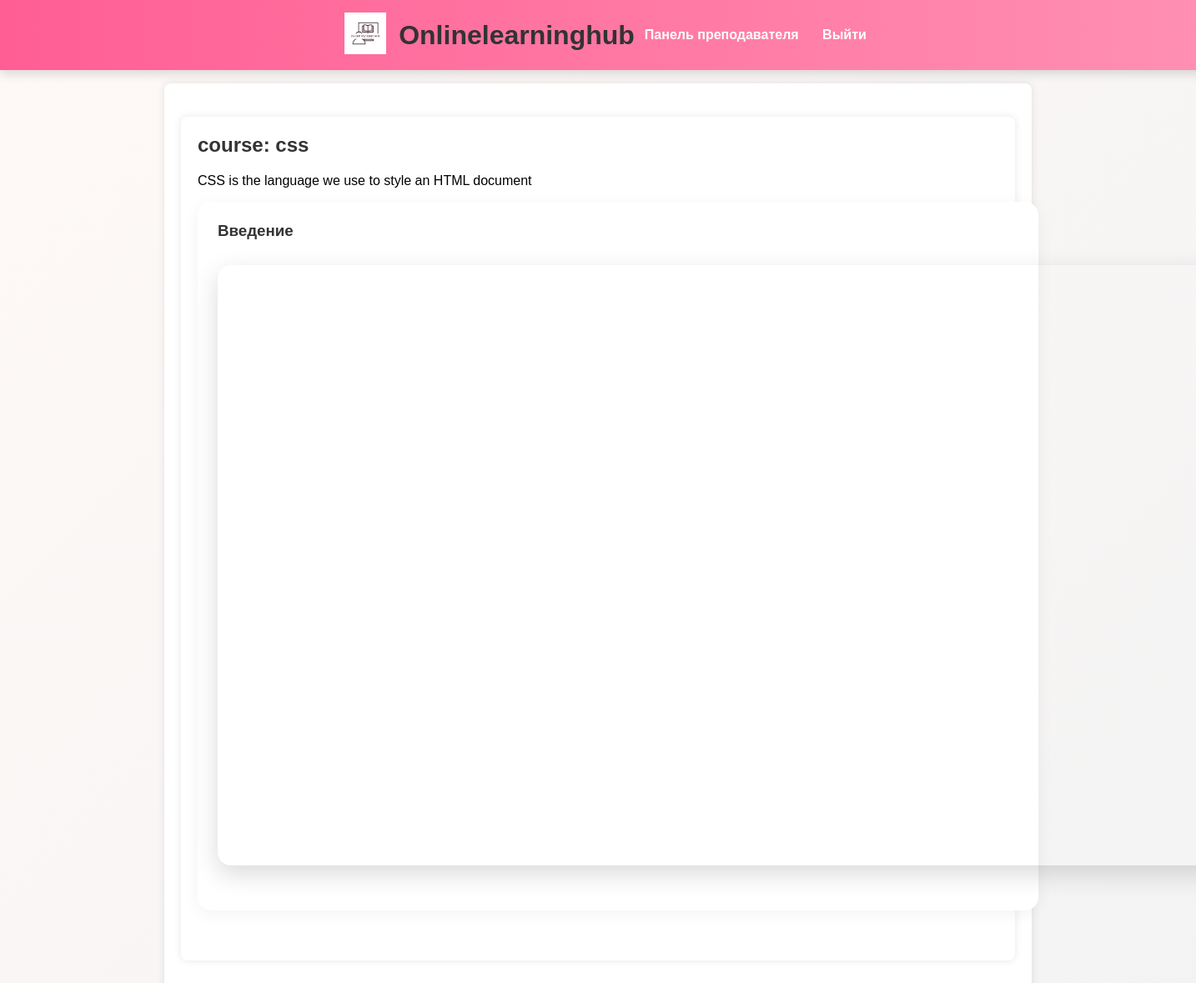
The app's page /course/1/video/ (signed in) with its own data.
### myapp/models.py (models this page shows, shortened)
class Course(models.Model):
    title = models.CharField(max_length=100)
    description = models.TextField()
    teacher = models.ForeignKey(User, on_delete=models.CASCADE, limit_choices_to={'role': 'teacher'})
    created_at = models.DateTimeField(auto_now_add=True)
    video_url = models.CharField(max_length=255, blank=True, null=True)  # Можно использовать как общее видео курса

class Lesson(models.Model):
    course = models.ForeignKey(Course, on_delete=models.CASCADE)
    title = models.CharField(max_length=200)
    video_url = models.URLField(blank=True, null=True)
    created_at = models.DateTimeField(auto_now_add=True)
    def get_embed_url(self):
        if self.video_url:
            if "watch?v=" in self.video_url:
                video_id = self.video_url.split("watch?v=")[-1]
            elif "youtu.be/" in self.video_url:
                video_id = self.video_url.split("youtu.be/")[-1]
            else:
                return ""
            return f"https://www.youtube.com/embed/{video_id}"
        return ""

### myapp/views.py (the view)
# urls.py: path('course/<int:course_id>/video/', views.course_video, name='course_video'),
@login_required
def course_video(request, course_id):
    course = get_object_or_404(Course, pk=course_id)
    lessons = Lesson.objects.filter(course=course)
    return render(request, 'myapp/course_video.html', {
        'course': course,
        'lessons': lessons
    })

### myapp/templates/myapp/course_video.html
{% extends 'myapp/base.html' %}
{% block content %}
<div class="container">
    <h2>{{ course.title }}</h2>
    <p>{{ course.description }}</p>
    {% if lessons %}
        {% for lesson in lessons %}
            <div class="video-card">
                <h3>{{ lesson.title }}</h3>
                {% if lesson.get_embed_url %}
                    <div class="video-container">
                        <iframe src="{{ lesson.get_embed_url }}"
                                frameborder="0"
                                allowfullscreen></iframe>
                    </div>
                {% else %}
                    <p>Видео не указано</p>
                {% endif %}
            </div>
        {% endfor %}
    {% else %}
        <p>Уроки не найдены.</p>
    {% endif %}
</div>
{% endblock %}

### myapp/static/myapp/style.css (style rules this page uses)
body { font-family: Arial, sans-serif; background: linear-gradient(135deg, #fef9f7, #f3f3f3); background-size: cover; margin: 0; padding: 0; }
.container { background: white; margin: 20px auto; padding: 20px; max-width: 1000px; border-radius: 8px; box-shadow: 0 0 10px rgba(0,0,0,0.1); }
h1, h2, h3 { color: #333; margin-top: 0; }
.video-container { animation: fadeInUp 0.8s ease-in-out; text-align: center; }
.video-card { width: 100%; max-width: 1000px; margin: 0 auto 40px auto; padding: 24px; border-radius: 16px; box-shadow: 0 4px 20px rgba(0, 0, 0, 0.05); background-color: #fff; }
.video-card .video-container { width: 1280px; height: 720px; margin: 30px auto; border-radius: 16px; overflow: hidden; box-shadow: 0 10px 30px rgba(0, 0, 0, 0.15); }
.video-card .video-container iframe { width: 100%; height: 100%; border: none; border-radius: 16px; }

### myapp/templates/myapp/base.html (style rules this page uses)
body { margin: 0; padding-top: 80px; }

### records on screen
Course: title "course: css", description "CSS is the language we use to style an HTML document"
Lesson: title "Введение"
